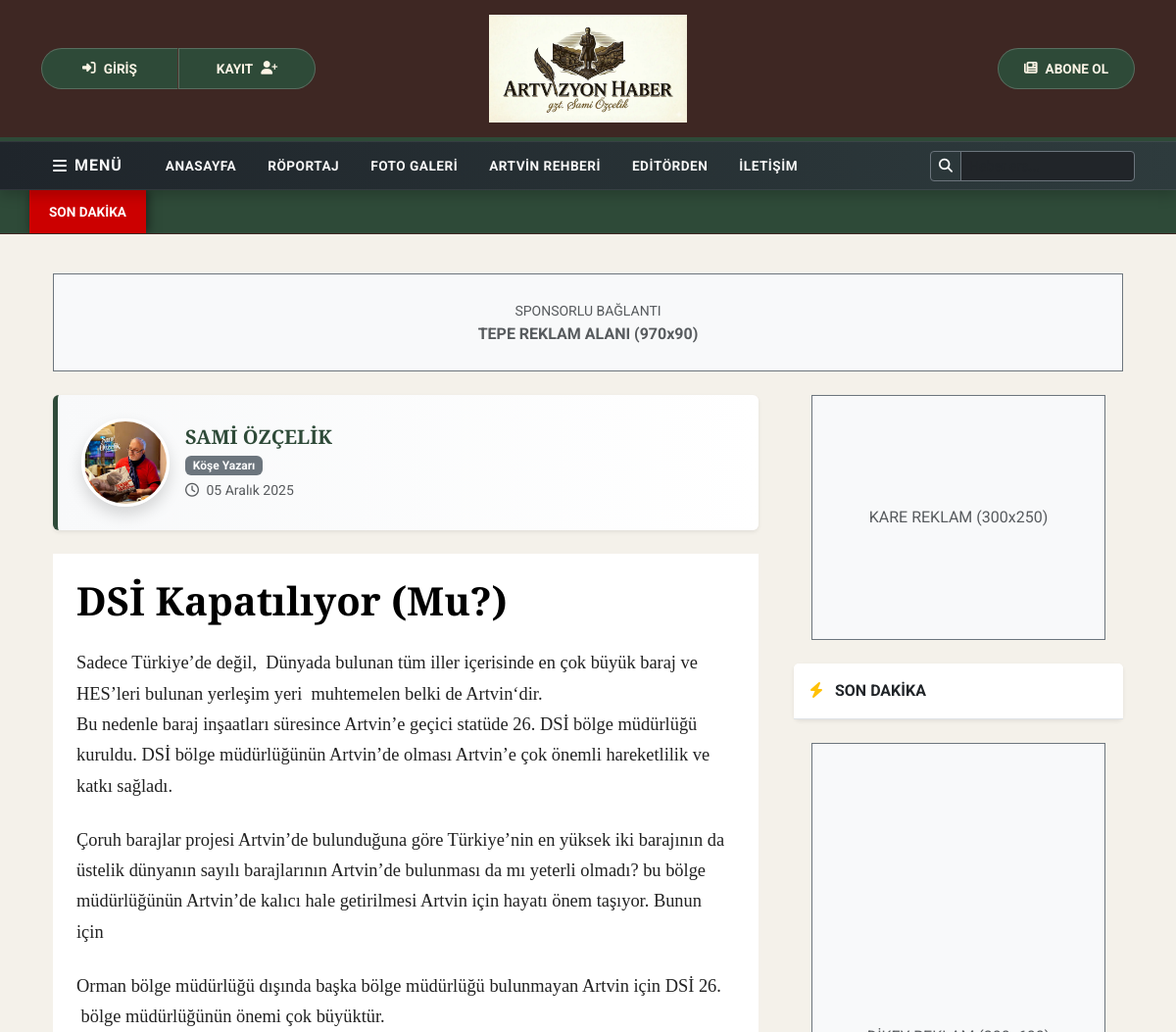
Page /yazi/7/ (upper part) on the earlier database version.
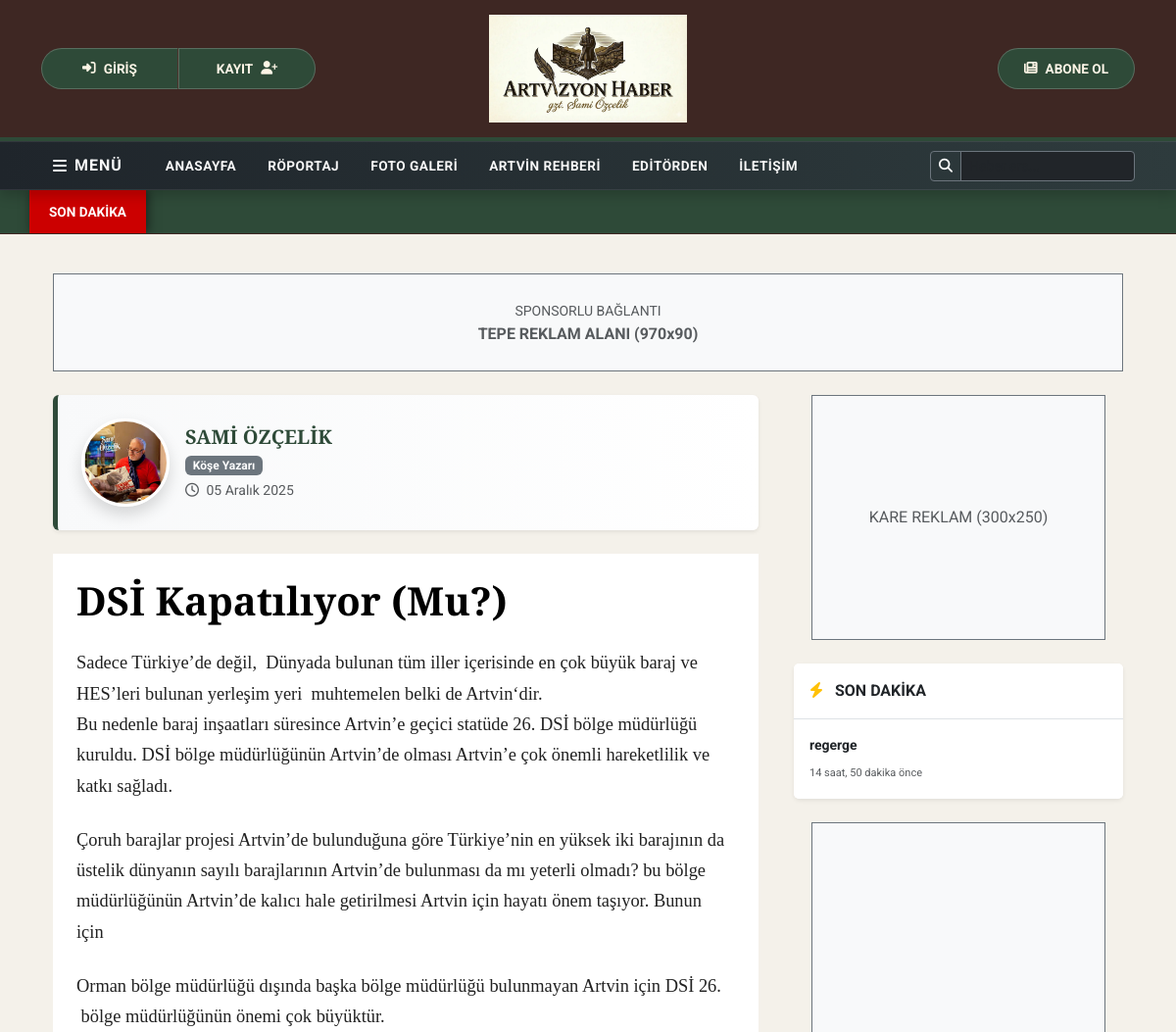
Same page on the later database version.
### haberler/models.py (models this page shows, shortened)
class FotoKaynakMixin(models.Model):
    foto_kaynak = models.CharField(
        max_length=150,
        verbose_name="Fotoğraf Kaynağı",
        blank=True,
        null=True,
        help_text="Örn: AA, Anadolu Ajansı, Artvizyon Arşiv. Zorunlu değildir."
    )
    class Meta:
        abstract = True # Bu sınıfı veritabanında tablo olarak oluşturma, sadece miras alınsın

class Haber(FotoKaynakMixin, models.Model): # <-- Buraya Mixin eklendi
    baslik = models.CharField(max_length=200, verbose_name="Haber Başlığı")
    ozet = models.TextField(verbose_name="Kısa Özet", blank=True)
    icerik = RichTextUploadingField(verbose_name="Haber İçeriği")
    resim = ProcessedImageField(
        upload_to='haber_resimleri/',
        processors=[ResizeToFit(800, 600)],
        format='JPEG',
        options={'quality': 60},
        verbose_name="Haber Resmi",
        blank=True
    )
    video_link = models.URLField(blank=True, null=True, verbose_name="Video Linki (YouTube)")
    roportaj_mi = models.BooleanField(default=False, verbose_name="Bu Bir Röportaj mı?")
    son_dakika = models.BooleanField(default=False, verbose_name="Son Dakika Haberi mi?")
    ulusal_mi = models.BooleanField(default=False, verbose_name="Ulusal Haber mi?")
    manset_mi = models.BooleanField(default=False, verbose_name="Manşette Göster")
    kategori = models.ForeignKey(Kategori, on_delete=models.CASCADE, verbose_name="Kategori")
    ilce = models.ForeignKey(Ilce, on_delete=models.SET_NULL, null=True, blank=True, verbose_name="İlçe (Varsa)")
    yayin_tarihi = models.DateTimeField(default=timezone.now, verbose_name="Yayınlanma Tarihi")
    aktif_mi = models.BooleanField(default=True, verbose_name="Yayında mı?")
    class Meta: verbose_name_plural = "Haberler"; ordering = ['-yayin_tarihi']

### haberler/views.py (the view)
# urls.py: path('yazi/<int:pk>/', views.yazi_detay, name='yazi_detay'),
def yazi_detay(request, pk):
    yazi = get_object_or_404(KoseYazisi, pk=pk)
    yazi.icerik = metin_ici_video_duzelt(yazi.icerik)
    onayli_yorumlar = yorumlara_rozet_ekle(yazi.yorumlar.filter(aktif=True))
    if request.method == 'POST':
        if not request.user.is_authenticated: return redirect('login')
        form = YorumForm(request.POST)
        if form.is_valid():
            yorum = form.save(commit=False)
            yorum.kose_yazisi = yazi
            yorum.isim = f"{request.user.first_name} {request.user.last_name}" or request.user.username
            yorum.email = request.user.email
            yorum.save()
            return redirect('yazi_detay', pk=pk)
    else: form = YorumForm()
    return render(request, 'yazi_detay.html', {'yazi': yazi, 'yorumlar': onayli_yorumlar, 'yorum_form': form})

### haberler/forms.py
class YorumForm(forms.ModelForm):
    class Meta:
        model = Yorum
        fields = ('govde',)

### haberler/models.py (called while the page is built, shortened)
def get_youtube_embed(url):
    if not url:
        return None

    @property
    def embed_video_url(self): return get_youtube_embed(self.video_link)

### haberler/views.py (called while the page is built)
def metin_ici_video_duzelt(icerik):
    if not icerik: return ""
    block_pattern = re.compile(r'\(\s*video\s*:(.*?)\)', re.DOTALL | re.IGNORECASE)
    def replacement(match):
        embed_url = get_youtube_embed(match.group(1))
        if not embed_url:
            return ""
        return f'''
        <div class="ratio ratio-16x9 my-4 shadow rounded border" style="width: 100%; display: block;">
            <iframe src="{embed_url}" title="Video" loading="lazy"
                allow="accelerometer; autoplay; clipboard-write; encrypted-media; gyroscope; picture-in-picture; web-share"
                referrerpolicy="strict-origin-when-cross-origin" allowfullscreen style="border:0;"></iframe>
        </div>
        '''
    return block_pattern.sub(replacement, icerik)

### templates/yazi_detay.html (shortened to what this page needs)
{% extends 'base.html' %}
{% load video_tags %}
{% block content %}
<div class="container mt-3 mb-4">
    <div class="d-flex justify-content-center align-items-center bg-light border border-secondary" style="height: 100px; border-style: dashed;">
        <div class="text-center text-muted">
            <small>SPONSORLU BAĞLANTI</small><br><strong>TEPE REKLAM ALANI (970x90)</strong>
        </div>
    </div>
</div>
<div class="container my-4">
    <div class="row">
        <div class="col-lg-8">
            <div class="yazar-karti p-4 mb-4 rounded shadow-sm d-flex align-items-center gap-3">
                {% if yazi.yazar.resim %}
                <img src="{{ yazi.yazar.resim.url }}" class="rounded-circle shadow border border-3 border-white"
                     style="width: 90px; height: 90px; object-fit: cover;">
                {% endif %}
                <div>
                    <h5 class="fw-bold mb-1 text-uppercase" style="color: #2E4A38;">{{ yazi.yazar.ad_soyad }}</h5>
                    <span class="badge bg-secondary">Köşe Yazarı</span>
                    <div class="text-muted small mt-1"><i class="far fa-clock me-1"></i> {{ yazi.yayin_tarihi|date:"d F Y" }}</div>
                </div>
            </div>
            <div class="bg-white p-lg-4 mb-5">
                <h1 class="mb-4 fw-bold display-6" style="font-family: 'Playfair Display', serif; color: #000;">{{ yazi.baslik }}</h1>
                <article class="yazi-icerik">
                    {{ yazi.icerik|youtube_gom|safe }}
                </article>
            </div>
        </div>
        <div class="col-lg-4 ps-lg-4">
            <div class="mb-4 text-center">
                <div class="bg-light d-flex align-items-center justify-content-center border border-secondary mx-auto" style="width: 300px; height: 250px; border-style: dashed;">
                    <span class="text-muted">KARE REKLAM (300x250)</span>
                </div>
            </div>
            <div class="card border-0 shadow-sm mb-4">
                <div class="card-header bg-white fw-bold py-3 text-dark border-bottom">
                    <i class="fas fa-bolt text-warning me-2"></i> SON DAKİKA
                </div>
                <div class="list-group list-group-flush">
                    {% for haber in son_dakika|slice:":5" %}
                    <a href="{% url 'haber_detay' haber.pk %}" class="list-group-item list-group-item-action py-3">
                        <span class="fw-bold text-dark small d-block mb-1">{{ haber.baslik|truncatechars:60 }}</span>
                        <small class="text-muted" style="font-size: 11px;">{{ haber.yayin_tarihi|timesince }} önce</small>
                    </a>
                    {% endfor %}
                </div>
            </div>
            <div class="mb-4 text-center sticky-top" style="top: 20px;">
                <div class="bg-light d-flex align-items-center justify-content-center border border-secondary mx-auto" style="width: 300px; height: 600px; border-style: dashed;">
                    <span class="text-muted">DİKEY REKLAM (300x600)</span>
                </div>
            </div>
        </div>
    </div>
</div>
{% endblock %}

Differences in the rows shown:
added Haber: baslik "regerge", yayin_tarihi "14 saat, 50 dakika"
